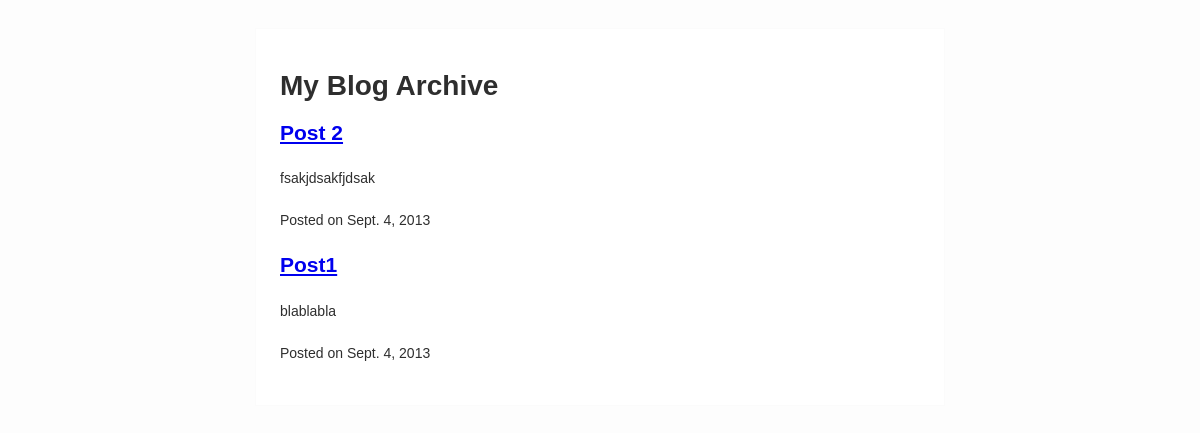
Before: / with the older database file.
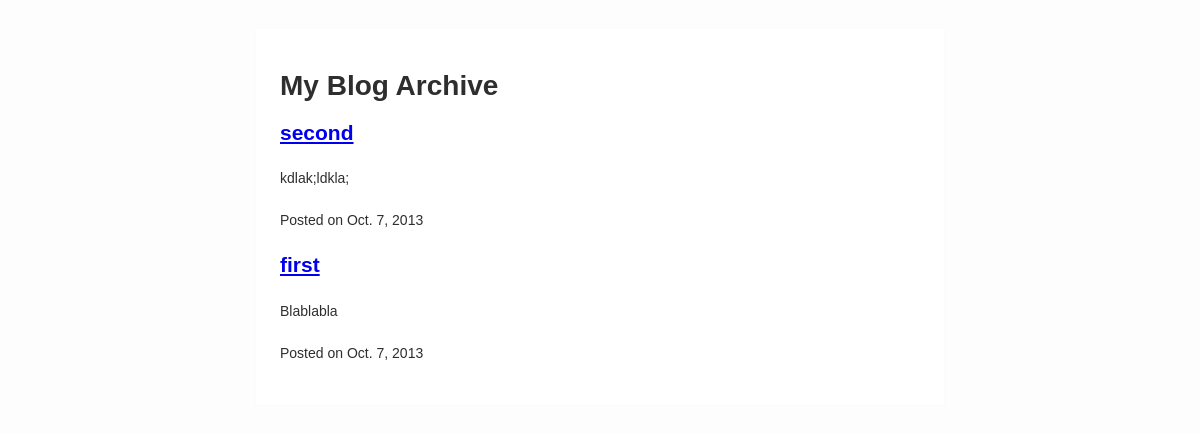
After: the same page with the newer database file.
### blog/models.py (models this page shows, shortened)
class Post(models.Model):
	title = models.CharField(max_length = 255)
	slug = models.SlugField(unique = True, max_length = 255)
	description = models.CharField(max_length = 255)
	content = models.TextField()
	published = models.BooleanField(default = True)
	created = models.DateTimeField(auto_now_add = True)
	class Meta:
		ordering = ['-created']
	def get_absolute_url(self):
		return reverse('blog.views.post', args=[self.slug])

### blog/views.py (the view)
# urls.py: url(r'^$', 'blog.views.index'),
def index(request):
	posts = Post.objects.filter(published=True)
	return render(request, 'blog/index.html', {'posts':posts})

### testBlog/templates/blog/index.html (shortened to what this page needs)
{% extends 'base.html' %}
{% block content %}
	<h1> My Blog Archive </h1>
	{% for post in posts %}
		<div class = "post">
			<h2>
				<a href="{{post.get_absolute_url}}">
					{{post.title}}
				</a>
			</h2>
			<p>{{post.description}}</p>
			<p>
				Posted on
				<time datetime="{{post.created|date:'c'}}">
					{{post.created|date}}
				</time>
			</p>
		</div>
	{% endfor %}
{% endblock%}

### testBlog/templates/base.html (shortened to what this page needs)
<!DOCTYPE html>
<html>
	<head>
		<link rel="stylesheet" type="text/css" href="{{STATIC_URL}}style.css">
	</head>
	<body>
		<div class = "content">
			{% block content %}
			{% endblock%}
		</div>
	</body>
</html>

### testBlog/static/style.css (style rules this page uses)
body { background-color: #fdfdfd; color: #2e2e2e; margin: 0; padding: 0; font-size: 14px; line-height: 28px; font-family: 'Helvetica Nueue', Helvetica, Arial, sans-serif; }
div.content { border: 1px solid #fbfbfb; background-color: #fff; max-width: 640px; width: 96%; padding: 2%; margin: 28px auto; }

Changed rows visible on the page:
removed Post: title "Post 2", description "fsakjdsakfjdsak", created "Sept. 4, 2013"
removed Post: title "Post1", description "blablabla", created "Sept. 4, 2013"
added Post: title "second", description "kdlak;ldkla;", created "Oct. 7, 2013"
added Post: title "first", description "Blablabla", created "Oct. 7, 2013"
